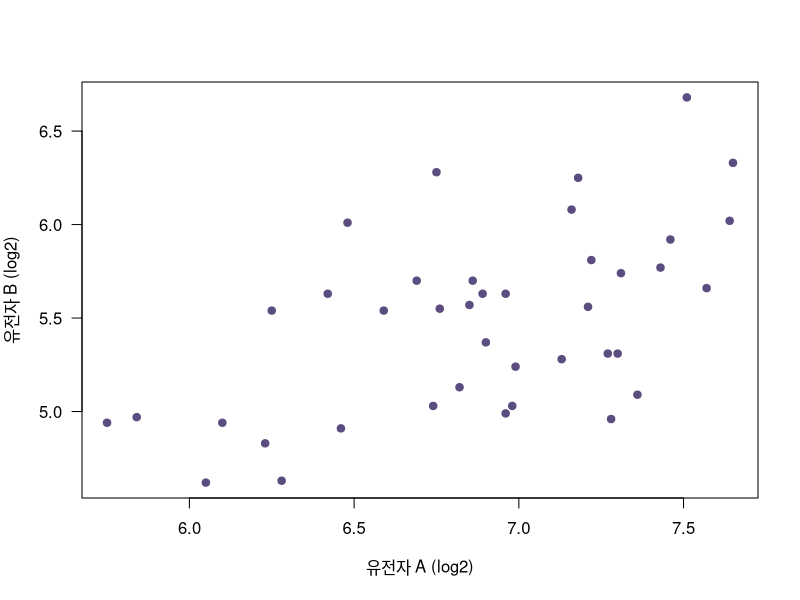
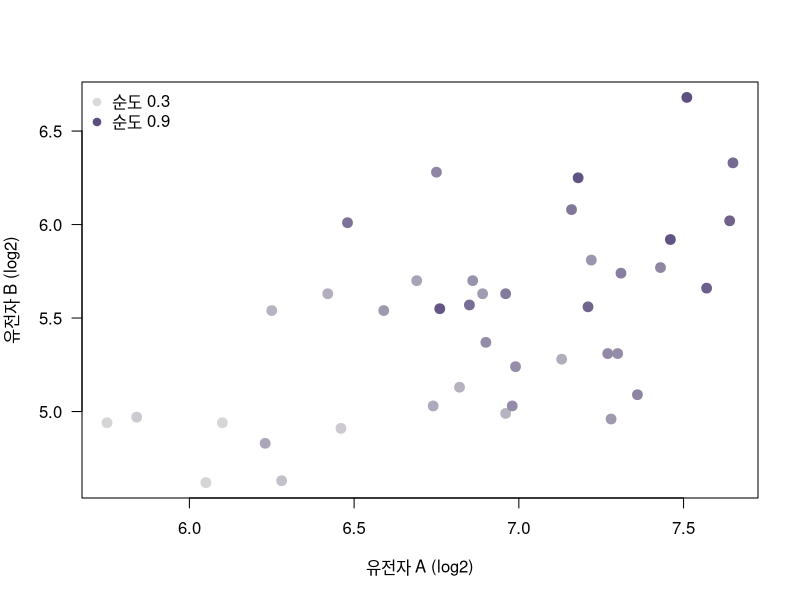
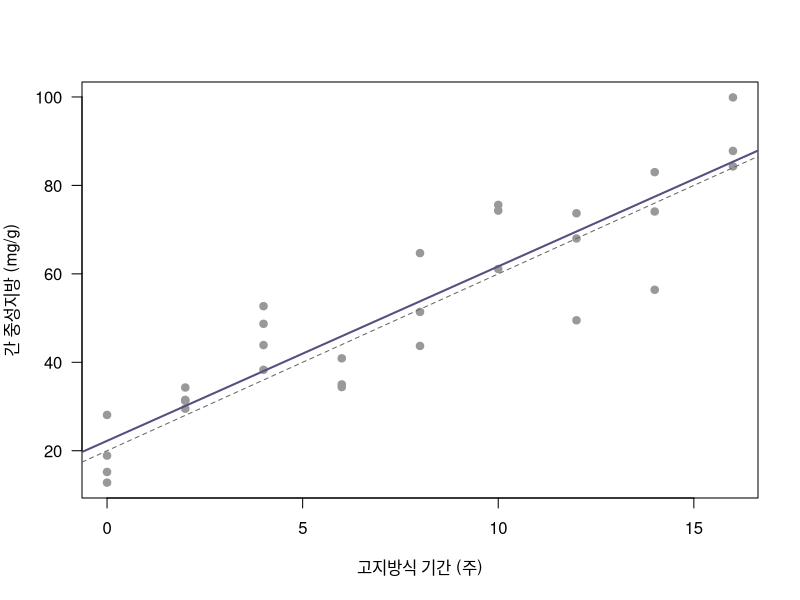

Write R code to recreate these figures, in order.
## ---- chunk 1
#| label: setup-data
set.seed(20261025)
purity <- round(runif(40, 0.3, 0.9), 2)                          # 종양 순도
geneA  <- round(log2(purity * 200 * exp(rnorm(40, 0, 0.25)) + 1), 2)
geneB  <- round(log2(purity * 80  * exp(rnorm(40, 0, 0.25)) + 1), 2)
## ---- chunk 2
#| label: fig-scatter
#| fig-cap: "종양 시료 40개에서 유전자 A와 B의 발현"
#| fig-height: 4
plot(geneA, geneB, pch = 19, col = "#5B4D80", las = 1,
     xlab = "유전자 A (log2)", ylab = "유전자 B (log2)")
## ---- chunk 3
#| label: pearson
cor.test(geneA, geneB)
cor(geneA, geneB, method = "spearman")
## ---- chunk 4
#| label: outlier
A2 <- geneA; B2 <- geneB
A2[1] <- 3; B2[1] <- 12              # 시료 하나가 잘못 측정됨
c(pearson  = cor(A2, B2),
  spearman = cor(A2, B2, method = "spearman"))
## ---- chunk 5
#| label: fig-confound
#| fig-cap: "같은 산점도를 종양 순도로 색칠. 진할수록 순도가 높음"
#| fig-height: 4
pal <- colorRampPalette(c("grey85", "#5B4D80"))(100)
plot(geneA, geneB, pch = 19, cex = 1.3, las = 1, col = pal[round((purity - 0.3) / 0.6 * 99) + 1],
     xlab = "유전자 A (log2)", ylab = "유전자 B (log2)")
legend("topleft", c("순도 0.3", "순도 0.9"), pch = 19, col = pal[c(1, 100)], bty = "n")
## ---- chunk 6
#| label: adjust
rA <- resid(lm(geneA ~ purity))      # 순도로 설명되는 부분을 뺀 A
rB <- resid(lm(geneB ~ purity))      # 순도로 설명되는 부분을 뺀 B
cor.test(rA, rB)$estimate
cor.test(rA, rB)$p.value
summary(lm(geneB ~ geneA + purity))$coefficients
## ---- chunk 7
#| label: fig-reg
#| fig-cap: "고지방식 기간과 간 중성지방(마우스 30마리). 보라 선: 최소제곱 회귀선, 회색 점선: 참 관계"
#| fig-height: 4
set.seed(2)
weeks <- rep(seq(0, 16, by = 2), length.out = 30)
tg    <- round(20 + 4 * weeks + rnorm(30, 0, 8), 1)
fit   <- lm(tg ~ weeks)

plot(weeks, tg, pch = 19, col = "grey60", las = 1,
     xlab = "고지방식 기간 (주)", ylab = "간 중성지방 (mg/g)")
abline(fit, col = "#5B4D80", lwd = 2)
abline(20, 4, col = "grey40", lty = 2)
## ---- chunk 8
#| label: lm
summary(fit)
confint(fit)
## ---- chunk 9
#| label: ttest-as-lm
set.seed(20261016)                                      # 6장과 같은 자료
chow <- round(rnorm(6, mean = 5.0, sd = 0.8), 2)
hfd  <- round(rnorm(6, mean = 6.0, sd = 0.8), 2)
diet <- factor(rep(c("Chow", "HFD"), each = 6))
summary(lm(c(chow, hfd) ~ diet))$coefficients
